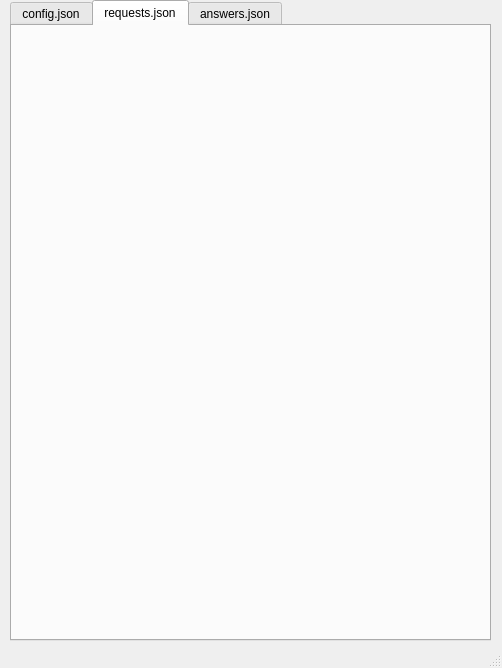
<?xml version="1.0" encoding="UTF-8"?>
<ui version="4.0">
 <class>MainWindow</class>
 <widget class="QMainWindow" name="MainWindow">
  <property name="geometry">
   <rect>
    <x>0</x>
    <y>0</y>
    <width>502</width>
    <height>668</height>
   </rect>
  </property>
  <property name="sizePolicy">
   <sizepolicy hsizetype="Preferred" vsizetype="Fixed">
    <horstretch>0</horstretch>
    <verstretch>0</verstretch>
   </sizepolicy>
  </property>
  <property name="windowTitle">
   <string>Control panel for Serach Engine</string>
  </property>
  <widget class="QWidget" name="centralwidget">
   <widget class="QTabWidget" name="tabWidget">
    <property name="geometry">
     <rect>
      <x>10</x>
      <y>0</y>
      <width>481</width>
      <height>641</height>
     </rect>
    </property>
    <property name="currentIndex">
     <number>1</number>
    </property>
    <widget class="QWidget" name="configTab">
     <attribute name="title">
      <string>config.json</string>
     </attribute>
     <layout class="QGridLayout" name="gridLayout">
      <item row="0" column="0">
       <layout class="QVBoxLayout" name="verticalLayout_4">
        <item>
         <layout class="QHBoxLayout" name="horizontalLayout_4">
          <item>
           <widget class="QPushButton" name="newConfig">
            <property name="text">
             <string>New config</string>
            </property>
           </widget>
          </item>
          <item>
           <widget class="QPushButton" name="openConfig">
            <property name="text">
             <string>Open config</string>
            </property>
           </widget>
          </item>
          <item>
           <widget class="QPushButton" name="saveConfigButton">
            <property name="enabled">
             <bool>false</bool>
            </property>
            <property name="text">
             <string>Save config</string>
            </property>
           </widget>
          </item>
          <item>
           <widget class="QPushButton" name="loadListFilesButton">
            <property name="enabled">
             <bool>false</bool>
            </property>
            <property name="text">
             <string>Load list files</string>
            </property>
           </widget>
          </item>
         </layout>
        </item>
        <item>
         <widget class="Line" name="line">
          <property name="orientation">
           <enum>Qt::Orientation::Horizontal</enum>
          </property>
         </widget>
        </item>
        <item>
         <layout class="QHBoxLayout" name="horizontalLayout_5">
          <item>
           <widget class="QLabel" name="label">
            <property name="sizePolicy">
             <sizepolicy hsizetype="Fixed" vsizetype="Fixed">
              <horstretch>0</horstretch>
              <verstretch>0</verstretch>
             </sizepolicy>
            </property>
            <property name="text">
             <string>Name:</string>
            </property>
            <property name="scaledContents">
             <bool>false</bool>
            </property>
           </widget>
          </item>
          <item>
           <widget class="QLabel" name="name">
            <property name="sizePolicy">
             <sizepolicy hsizetype="Preferred" vsizetype="Fixed">
              <horstretch>0</horstretch>
              <verstretch>0</verstretch>
             </sizepolicy>
            </property>
            <property name="font">
             <font>
              <bold>true</bold>
             </font>
            </property>
            <property name="text">
             <string/>
            </property>
           </widget>
          </item>
         </layout>
        </item>
        <item>
         <layout class="QHBoxLayout" name="horizontalLayout_6">
          <item>
           <widget class="QLabel" name="label_2">
            <property name="sizePolicy">
             <sizepolicy hsizetype="Fixed" vsizetype="Fixed">
              <horstretch>0</horstretch>
              <verstretch>0</verstretch>
             </sizepolicy>
            </property>
            <property name="text">
             <string>Version:</string>
            </property>
           </widget>
          </item>
          <item>
           <widget class="QLabel" name="version">
            <property name="sizePolicy">
             <sizepolicy hsizetype="Preferred" vsizetype="Fixed">
              <horstretch>0</horstretch>
              <verstretch>0</verstretch>
             </sizepolicy>
            </property>
            <property name="font">
             <font>
              <bold>true</bold>
             </font>
            </property>
            <property name="text">
             <string/>
            </property>
           </widget>
          </item>
         </layout>
        </item>
        <item>
         <layout class="QHBoxLayout" name="horizontalLayout_7">
          <item>
           <widget class="QLabel" name="label_3">
            <property name="sizePolicy">
             <sizepolicy hsizetype="Fixed" vsizetype="Fixed">
              <horstretch>0</horstretch>
              <verstretch>0</verstretch>
             </sizepolicy>
            </property>
            <property name="layoutDirection">
             <enum>Qt::LayoutDirection::LeftToRight</enum>
            </property>
            <property name="text">
             <string>maxResponses:</string>
            </property>
            <property name="alignment">
             <set>Qt::AlignmentFlag::AlignLeading|Qt::AlignmentFlag::AlignLeft|Qt::AlignmentFlag::AlignVCenter</set>
            </property>
           </widget>
          </item>
          <item>
           <widget class="QLineEdit" name="maxResponses">
            <property name="sizePolicy">
             <sizepolicy hsizetype="Preferred" vsizetype="Fixed">
              <horstretch>0</horstretch>
              <verstretch>0</verstretch>
             </sizepolicy>
            </property>
            <property name="font">
             <font>
              <bold>true</bold>
             </font>
            </property>
           </widget>
          </item>
         </layout>
        </item>
        <item>
         <widget class="Line" name="line_2">
          <property name="orientation">
           <enum>Qt::Orientation::Horizontal</enum>
          </property>
         </widget>
        </item>
        <item>
         <widget class="QLabel" name="label_4">
          <property name="text">
           <string>Resources:</string>
          </property>
         </widget>
        </item>
        <item>
         <widget class="QListWidget" name="listForFiles">
          <property name="enabled">
           <bool>false</bool>
          </property>
         </widget>
        </item>
       </layout>
      </item>
     </layout>
    </widget>
    <widget class="QWidget" name="tab_2">
     <attribute name="title">
      <string>requests.json</string>
     </attribute>
    </widget>
    <widget class="QWidget" name="tab">
     <attribute name="title">
      <string>answers.json</string>
     </attribute>
    </widget>
   </widget>
  </widget>
  <widget class="QMenuBar" name="menubar">
   <property name="geometry">
    <rect>
     <x>0</x>
     <y>0</y>
     <width>502</width>
     <height>21</height>
    </rect>
   </property>
   <property name="accessibleName">
    <string/>
   </property>
  </widget>
  <widget class="QStatusBar" name="statusbar"/>
 </widget>
 <resources/>
 <connections>
  <connection>
   <sender>openConfig</sender>
   <signal>clicked()</signal>
   <receiver>MainWindow</receiver>
   <slot>openConfigFile()</slot>
   <hints>
    <hint type="sourcelabel">
     <x>237</x>
     <y>56</y>
    </hint>
    <hint type="destinationlabel">
     <x>6</x>
     <y>291</y>
    </hint>
   </hints>
  </connection>
  <connection>
   <sender>saveConfigButton</sender>
   <signal>clicked()</signal>
   <receiver>MainWindow</receiver>
   <slot>saveConfigFile()</slot>
   <hints>
    <hint type="sourcelabel">
     <x>352</x>
     <y>56</y>
    </hint>
    <hint type="destinationlabel">
     <x>218</x>
     <y>61</y>
    </hint>
   </hints>
  </connection>
  <connection>
   <sender>loadListFilesButton</sender>
   <signal>clicked()</signal>
   <receiver>MainWindow</receiver>
   <slot>changeListFiles()</slot>
   <hints>
    <hint type="sourcelabel">
     <x>362</x>
     <y>40</y>
    </hint>
    <hint type="destinationlabel">
     <x>361</x>
     <y>52</y>
    </hint>
   </hints>
  </connection>
  <connection>
   <sender>newConfig</sender>
   <signal>clicked()</signal>
   <receiver>MainWindow</receiver>
   <slot>newConfigFile()</slot>
   <hints>
    <hint type="sourcelabel">
     <x>71</x>
     <y>49</y>
    </hint>
    <hint type="destinationlabel">
     <x>8</x>
     <y>73</y>
    </hint>
   </hints>
  </connection>
 </connections>
 <slots>
  <slot>openConfigFile()</slot>
  <slot>saveConfigFile()</slot>
  <slot>changeListFiles()</slot>
  <slot>newConfigFile()</slot>
 </slots>
</ui>
